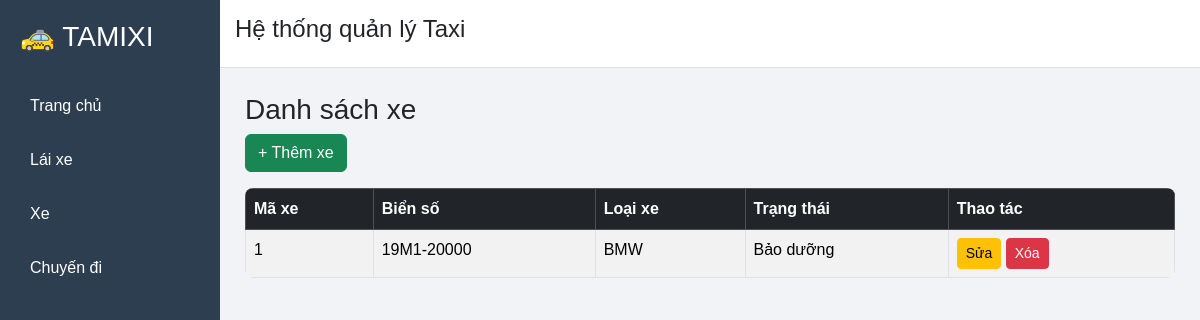
The page /cars on the database as committed earlier.
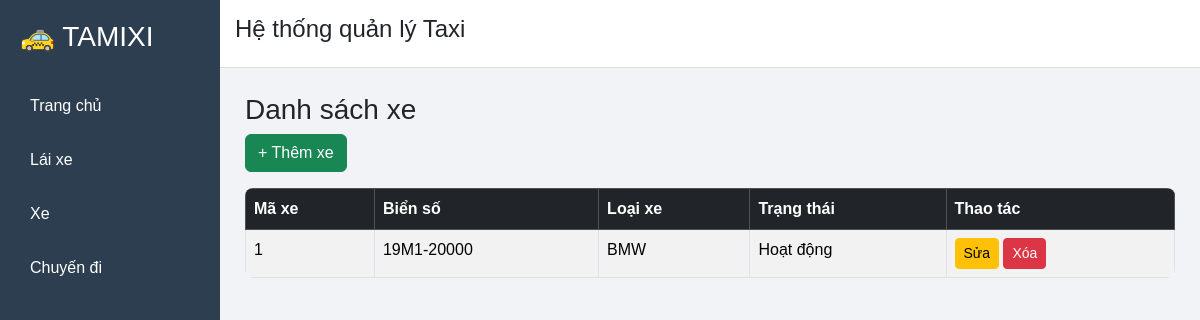
The same page on the database as committed later.
### tables this page shows
CREATE TABLE Cars (
    car_id INTEGER PRIMARY KEY AUTOINCREMENT,
    plate_number TEXT NOT NULL,
    car_model TEXT,
    status TEXT
);

### app.py (the view)
@app.route("/cars")
def cars():
    conn = get_db()
    cursor = conn.cursor()
    cursor.execute("SELECT * FROM Cars")
    cars = cursor.fetchall()
    conn.close()
    return render_template("cars.html", cars=cars)

### app.py (called while the page is built)
def get_db():
    conn = sqlite3.connect("taxi.db")
    conn.row_factory = sqlite3.Row
    return conn

### templates/cars.html (shortened to what this page needs)
{% extends "layout.html" %}
{% block content %}
<h3>Danh sách xe</h3>
<a href="/add_car" class="btn btn-success mb-3">+ Thêm xe</a>
<table class="table table-bordered table-striped table-hover">
    <thead class="table-dark">
        <tr>
                <th>Mã xe</th>
                <th>Biển số</th>
                <th>Loại xe</th>
                <th>Trạng thái</th>
                <th>Thao tác</th>
        </tr>
    </thead>
{% for c in cars %}
<tr>
<td>{{c.car_id}}</td>
<td>{{c.plate_number}}</td>
<td>{{c.car_model}}</td>
<td>{{c.status}}</td>
<td>
<a href="/edit_car/{{c.car_id}}" class="btn btn-warning btn-sm">Sửa</a>
<a href="/delete_car/{{c.car_id}}" class="btn btn-danger btn-sm">Xóa</a>
</td>
</tr>
{% endfor %}
</table>
{% endblock %}

Rows that differ between the two databases and show on the page:
changed Cars "BMW": status "Bảo dưỡng" → "Hoạt động"
